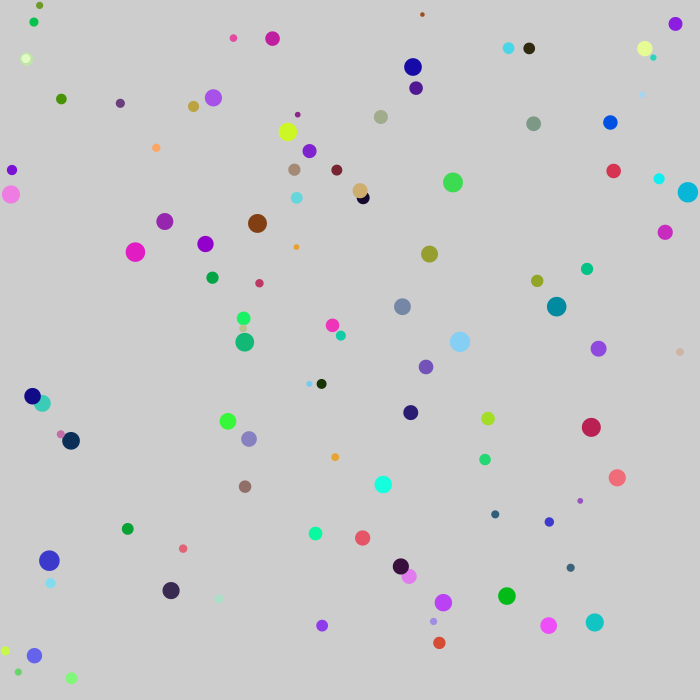
Frame 1 (no input)
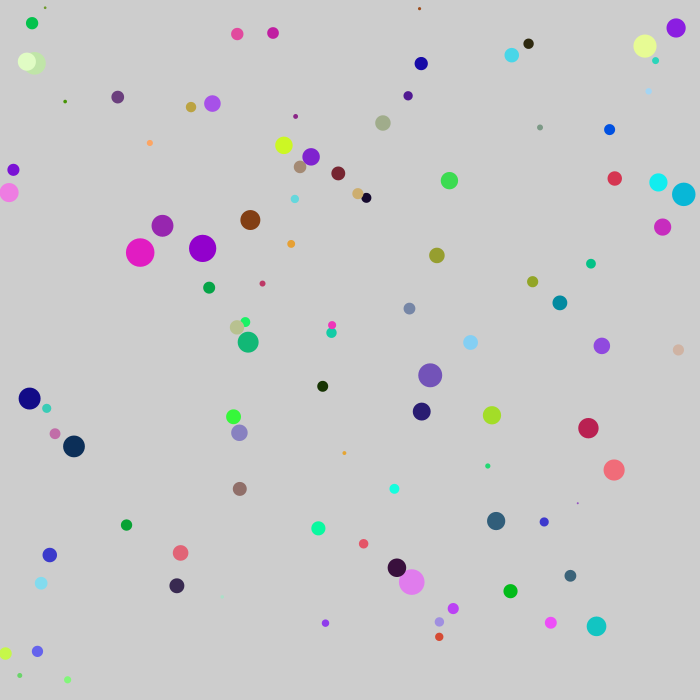
Frame 60 (the mouse pressed at the canvas centre just before this capture)
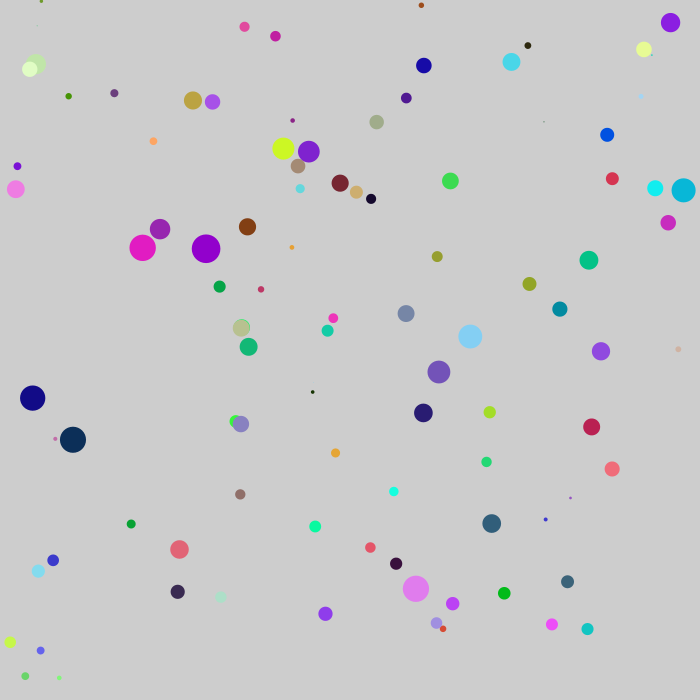
Frame 120 (the mouse held since frame 60 and released just before this capture)

The Processing sketch that drew these frames (run headless with seeded random() and noise(); from frame 60 on, the mouse is pressed at the canvas centre):

// Processing sketch: November16
// ── November16.pde
float[] xVals;
float[] yVals;
float[] diams;
int[] colors;
final int SIZE = 100;

void setup() {
    size(700,700);
    xVals = new float[SIZE];
    yVals = new float[SIZE];
    diams = new float[SIZE];
    colors = new int[SIZE];
    for (int i = 0; i < SIZE; i++) {
        xVals[i] = random(width);
        yVals[i] = random(height);
        diams[i] = random(5,20);
        float r = random(256);
        float g = random(256);
        float b = random(256);
        colors[i] = color(r, g, b);
    }
}

void draw() {
    background(205);
    noStroke();
    for (int i = 0; i < SIZE; i++) {
        xVals[i] += random(-1,1);
        yVals[i] += random(-1,1);
        diams[i] += random(-1,1);
        fill(colors[i]);
        ellipse(xVals[i], yVals[i], diams[i], diams[i]);
    }
}
